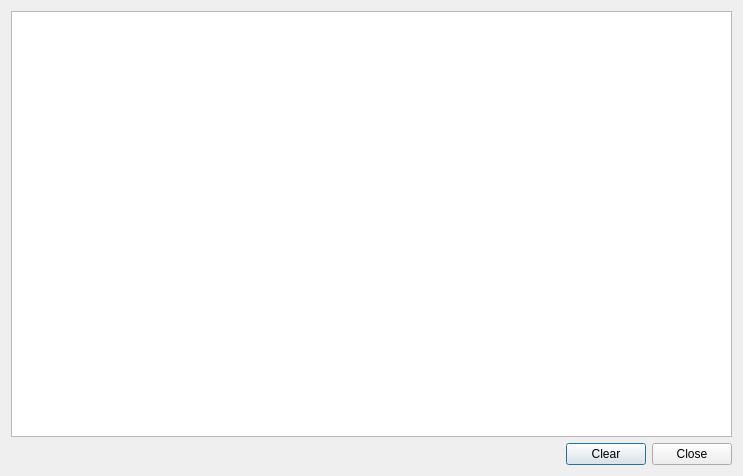
<?xml version="1.0" encoding="UTF-8"?>
<ui version="4.0">
 <class>PNConsoleDialog</class>
 <widget class="QDialog" name="PNConsoleDialog">
  <property name="geometry">
   <rect>
    <x>0</x>
    <y>0</y>
    <width>743</width>
    <height>476</height>
   </rect>
  </property>
  <property name="windowTitle">
   <string>Dialog</string>
  </property>
  <layout class="QVBoxLayout" name="verticalLayout">
   <item>
    <widget class="QPlainTextEdit" name="ConsolePlainTextEdit">
     <property name="readOnly">
      <bool>true</bool>
     </property>
    </widget>
   </item>
   <item>
    <layout class="QHBoxLayout" name="horizontalLayout">
     <item>
      <spacer name="horizontalSpacer">
       <property name="orientation">
        <enum>Qt::Horizontal</enum>
       </property>
       <property name="sizeHint" stdset="0">
        <size>
         <width>40</width>
         <height>20</height>
        </size>
       </property>
      </spacer>
     </item>
     <item>
      <widget class="QPushButton" name="ClearPushButton">
       <property name="text">
        <string>Clear</string>
       </property>
      </widget>
     </item>
     <item>
      <widget class="QPushButton" name="ClosePushButton">
       <property name="text">
        <string>Close</string>
       </property>
      </widget>
     </item>
    </layout>
   </item>
  </layout>
 </widget>
 <resources/>
 <connections/>
</ui>
